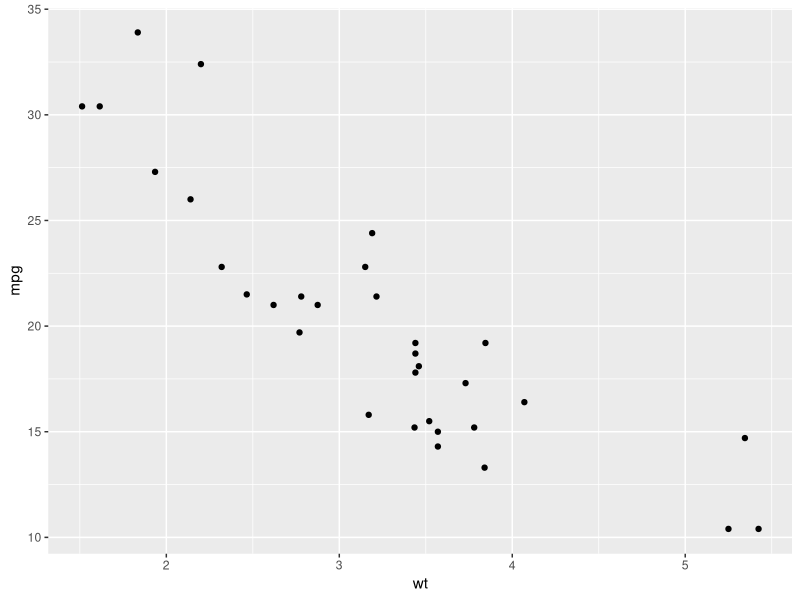
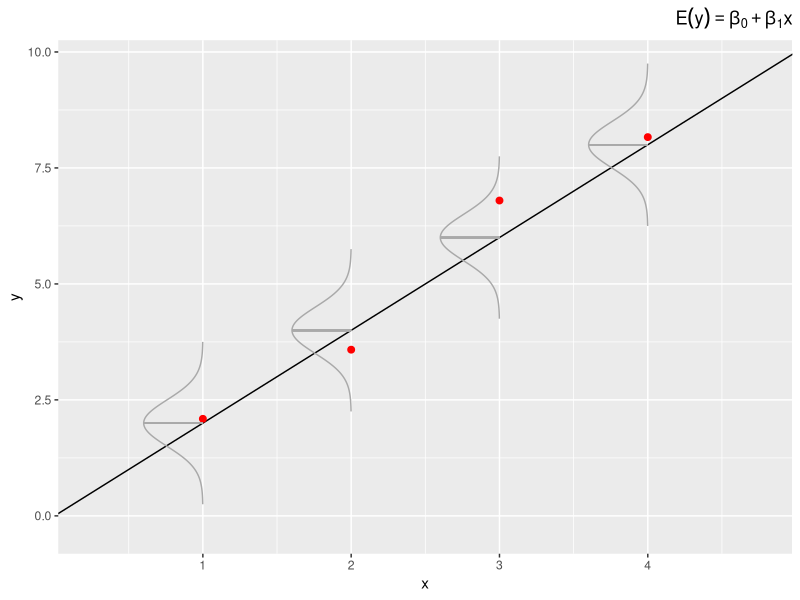

Here is the R script that generated these plots, in order:
## ---- chunk 1
library(tidyverse)

data("mtcars")

mtcars |> 
  ggplot(aes(x = wt, y = mpg)) +
  geom_point()

## ---- chunk 2
library(tidyverse)

fit = lm(mpg~wt, data = mtcars)
fit

## ---- chunk 3
#| warning: false
#| echo: false
#| label: fig-3_8
#| fig-cap: The probability distribution of $\varepsilon$. At every value of $x$, there is a distribution of $y$ values that satisfy the four assumptions listed above. The red points are observed values.  


# Load the necessary libraries
library(tidyverse)

set.seed(1)

# Define the data
x <- c(0, 1, 2, 3, 4, 5)
y <- c(0, 2, 4, 6, 8, 10)  # Linear relation y = 2x


std = 0.5

y1 = 2*x + rnorm(length(x), mean = 0, sd = std)

dat = tibble(x, y1)

errors <- list(
  seq(y[2] - 3.5*std, y[2] + 3.5*std, len = 500),
  seq(y[3] - 3.5*std, y[3] + 3.5*std, len = 500),
  seq(y[4] - 3.5*std, y[4] + 3.5*std, len = 500),
  seq(y[5] - 3.5*std, y[5] + 3.5*std, len = 500)
)

d1 = tibble(x= x[2] - 0.5*dnorm(sort(errors[[1]]), mean =y[2], sd = std), 
            y = sort(errors[[1]]))
d2 = tibble(x= x[3] - 0.5*dnorm(sort(errors[[2]]), mean =y[3], sd = std), 
            y = sort(errors[[2]]))
d3 = tibble(x= x[4] - 0.5*dnorm(sort(errors[[3]]), mean =y[4], sd = std), 
            y = sort(errors[[3]]))
d4 = tibble(x= x[5] - 0.5*dnorm(sort(errors[[4]]), mean =y[5], sd = std), 
            y = sort(errors[[4]]))

# Create the base plot
base_plot <- ggplot(data.frame(x, y), aes(x = x, y = y)) +
  geom_abline(slope = 2, intercept = 0) +
  xlim(0.25, 4.75)+
  labs(x = "x", y = "y", title = expression(E(y) == beta[0] + beta[1] * x)) +
  # theme_minimal() +
  theme(
    plot.title = element_text(hjust = 1)
  )

base_plot +
  geom_point(data= dat, aes(x=x, y=y1), inherit.aes = F, color = "red", size = 2)+
  geom_path(data = d1, aes(x = x, y = y  ), inherit.aes = F, color= "darkgray")+
  geom_segment(data=d1, aes(x = min(x), xend = max(x), y=mean(y), yend=mean(y)), inherit.aes = F,  color= "darkgray")+
  geom_path(data = d2, aes(x = x, y = y  ), inherit.aes = F, color= "darkgray")+
  geom_segment(data=d2, aes(x = min(x), xend = max(x), y=mean(y), yend=mean(y)), inherit.aes = F,  color= "darkgray")+
  geom_path(data = d3, aes(x = x, y = y  ), inherit.aes = F, color= "darkgray")+
  geom_segment(data=d3, aes(x = min(x), xend = max(x), y=mean(y), yend=mean(y)), inherit.aes = F,  color= "darkgray")+
  geom_path(data = d4, aes(x = x, y = y  ), inherit.aes = F, color= "darkgray")+
  geom_segment(data=d4, aes(x = min(x), xend = max(x), y=mean(y), yend=mean(y)), inherit.aes = F,  color= "darkgray")




## ---- chunk 4
fit = lm(mpg~wt, data = mtcars)

fit |> summary()
## ---- chunk 5
anova(fit)
